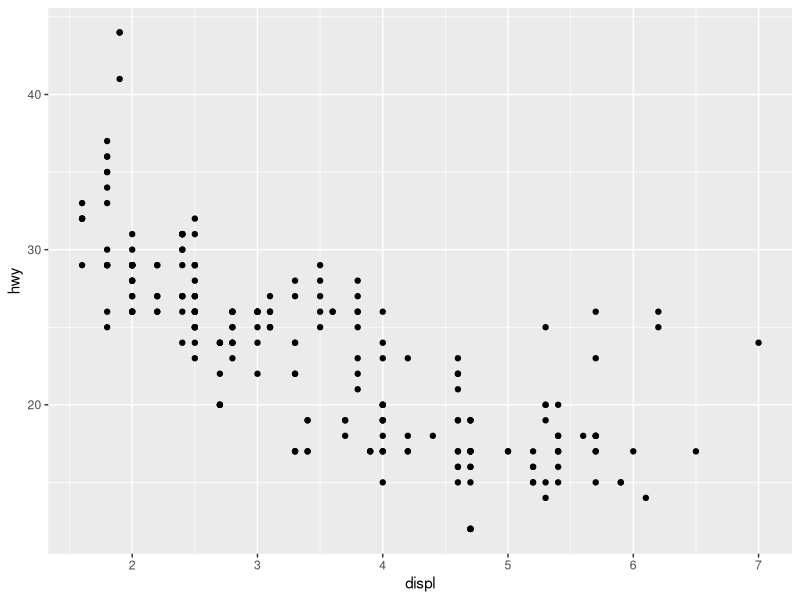
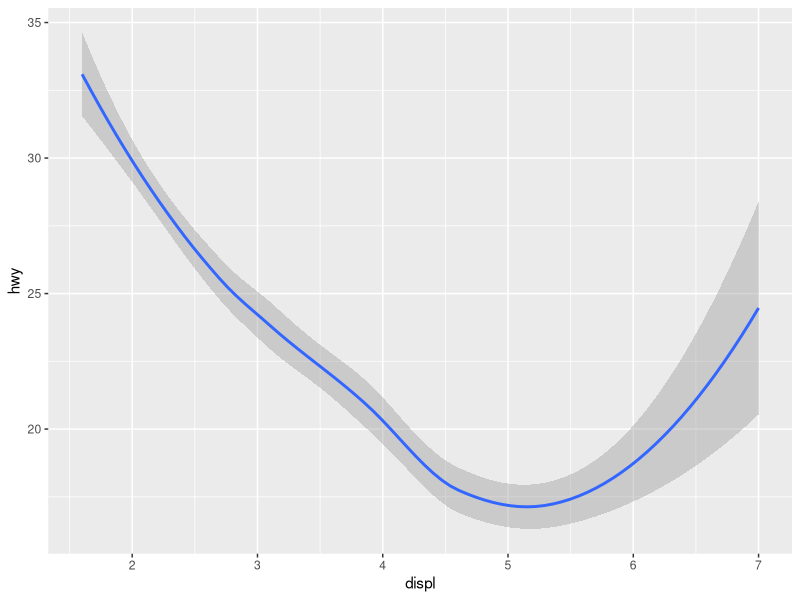
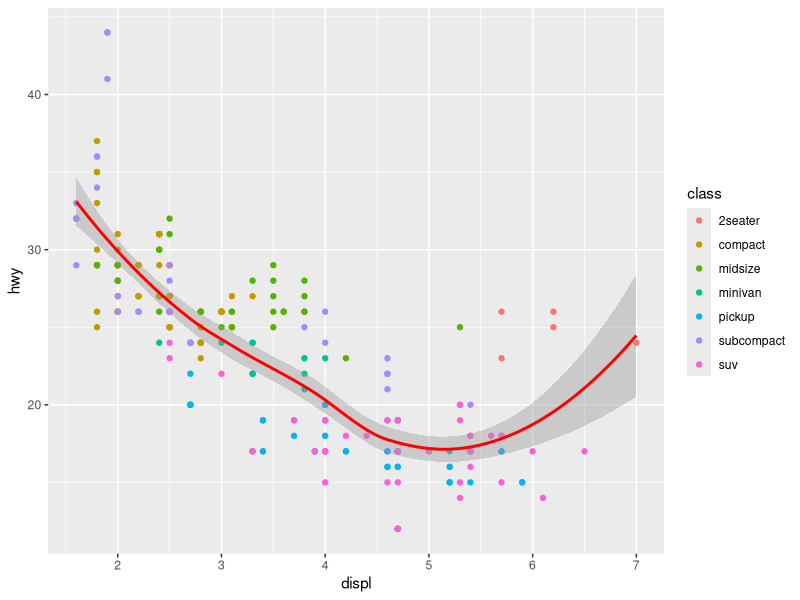
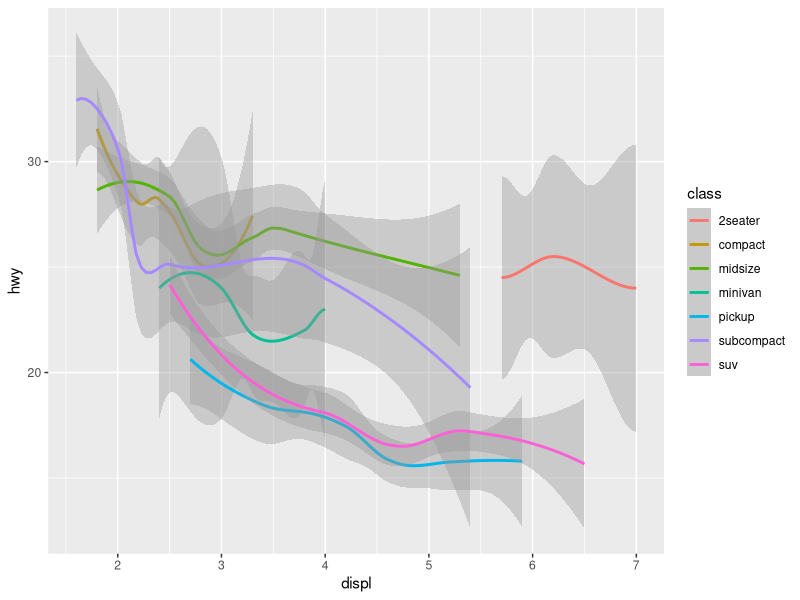
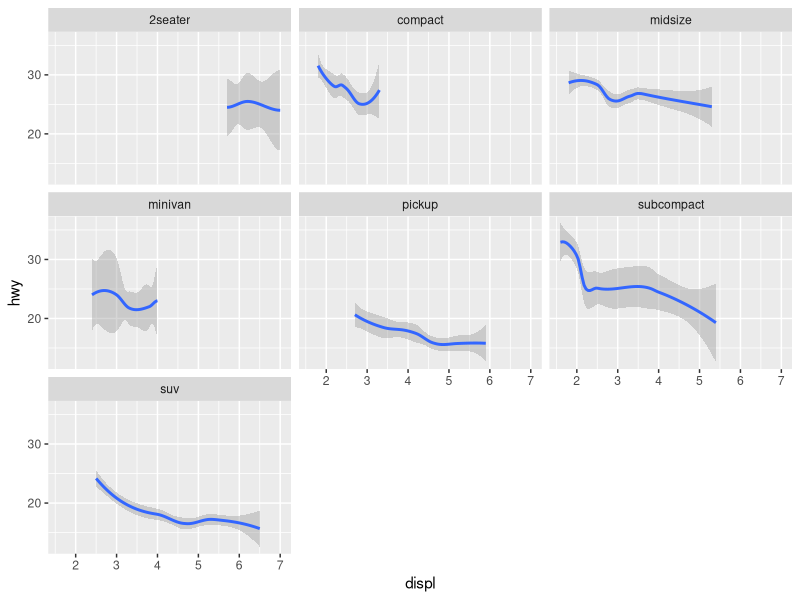
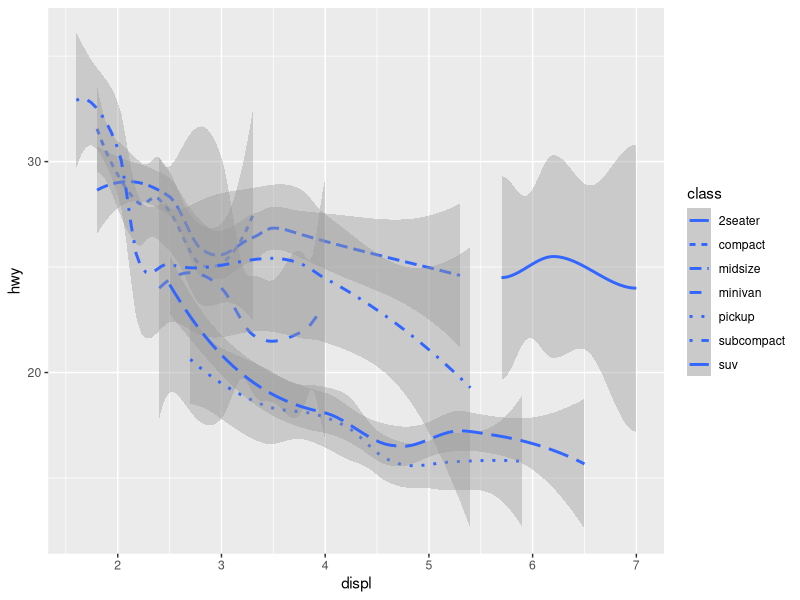
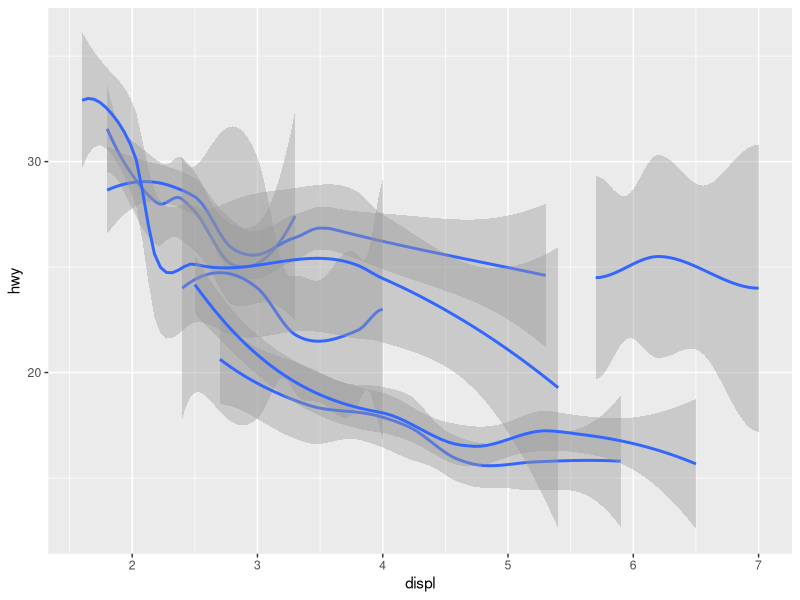
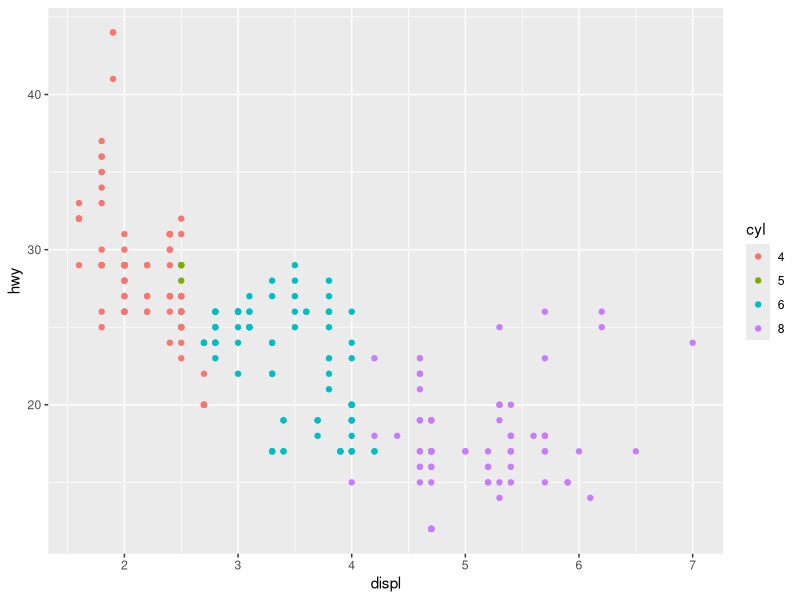

These charts were generated, in order, by the following R code:
library(ggplot2)


ggplot(data=mpg)+
  geom_point(mapping=aes(x=displ,y=hwy))

ggplot(data=mpg)+
  geom_smooth(mapping=aes(x=displ,y=hwy))

ggplot(data=mpg)+
  geom_point(mapping=aes(x=displ,y=hwy,color=class))+
  geom_smooth(mapping=aes(x=displ,y=hwy),color='red')

ggplot(data=mpg)+
  geom_smooth(mapping=aes(x=displ,y=hwy,color=class))

ggplot(data=mpg)+
  geom_smooth(mapping=aes(x=displ,y=hwy))+
  facet_wrap(~class)

ggplot(data=mpg)+
  geom_smooth(mapping=aes(x=displ,y=hwy,linetype=class))

ggplot(data=mpg)+
  geom_smooth(mapping=aes(x=displ,y=hwy,group=class))


str(mpg)
head(mpg)

#change cyl from int to factor
mpg$cyl<-as.factor(mpg$cyl)

ggplot(data=mpg)+
  geom_point(mapping=aes(x=displ,y=hwy,color=cyl))

#find the 5 cylinder cars
ii<-mpg$cyl == '5'
mpg[ii,]


## Bar Chart
head(diamonds)
View(diamonds)

ggplot(data=diamonds)+
  geom_bar(mapping=aes(x=cut),fill="blue")

ggplot(data=diamonds)+
  geom_bar(mapping=aes(x=cut,fill=cut))

ggplot(data=diamonds)+
  geom_bar(mapping=aes(x=cut,fill=clarity))

ggplot(data=diamonds)+
  geom_bar(mapping=aes(x=cut))+
  facet_wrap(~clarity)

ggplot(data=diamonds)+
  geom_bar(mapping=aes(x=cut,fill=cut))+
  coord_flip()

ggplot(data=diamonds)+
  geom_bar(mapping=aes(x=cut,fill=cut))+
  coord_polar()+
  labs(x=NULL,y=NULL, title = "Coxcomb Chart")


##boxplot
ggplot(data=diamonds)+
  geom_boxplot(mapping=aes(x='',y=price))

ggplot(data=diamonds)+
  geom_boxplot(mapping=aes(x=cut,y=price,color=cut))+
  coord_flip()

##histogram
ggplot(data=diamonds)+
  geom_histogram(mapping=aes(x=carat),binwidth = .5)+
  coord_cartesian(xlim=c(0,3))

#frequency polygon
ggplot(data=diamonds)+
  geom_freqpoly(mapping=aes(x=carat,color=cut),binwidth = .1)+
  coord_cartesian(xlim=c(0,3))

#add text to graph
ggplot(data=mpg)+
  geom_point(mapping=aes(x=displ,y=hwy))+
  geom_text(mapping=aes(x=displ,y=hwy,label=model))


ggplot(data=mpg)+
  geom_point(mapping=aes(x=displ,y=hwy))+
  geom_text(data=mpg[c(12,54,176,100),],
            mapping=aes(x=displ,y=hwy,label=model),
            color='red',vjust='top',hjust="left")

ggplot(data=mpg)+
  geom_point(mapping=aes(x=displ,y=hwy))+
  geom_text(mapping=aes(x=displ,y=hwy,label=model),alpha=.5)

ggplot(data=mpg)+
  geom_point(mapping=aes(x=displ,y=hwy))+
  geom_text(data=mpg[c(12,54,176,100),],
            mapping=aes(x=displ,y=hwy,label=model),
            color='red',alpha=.5)
#geom_label()
ggplot(data=mpg)+
  geom_point(mapping=aes(x=displ,y=hwy))+
  geom_label(data=mpg[c(12,54,176,100),],
            mapping=aes(x=displ,y=hwy-0.5,label=model),
            color='red',vjust='top',hjust="left")

##colors/themes
ggplot(data=mpg)+
  geom_point(mapping=aes(x=displ,y=hwy,color=cyl))

ggplot(data=mpg)+
  geom_point(mapping=aes(x=displ,y=hwy,color=cyl))+
  scale_color_brewer(palette='Spectral')

ggplot(data=mpg)+
  geom_point(mapping=aes(x=displ,y=hwy,color=cyl))+
  scale_color_brewer(palette='Set1')

ggplot(data=mpg)+
  geom_point(mapping=aes(x=displ,y=hwy,color=cyl))+
  theme_bw()

ggplot(data=mpg)+
  geom_point(mapping=aes(x=displ,y=hwy,color=cyl))+
  theme_dark()

#library
#install.packages('ggridges')
library(ggridges)

ggplot(data=diamonds,mapping=aes(x=price,y=cut,fill=cut))+
  geom_density_ridges() +
  theme_ridges() + 
  theme(legend.position = "none")


#more color stuff
ggplot(data=diamonds)+
  geom_bar(mapping=aes(x=cut),fill="violetred2")
#pulls up list of colors
colors()
  